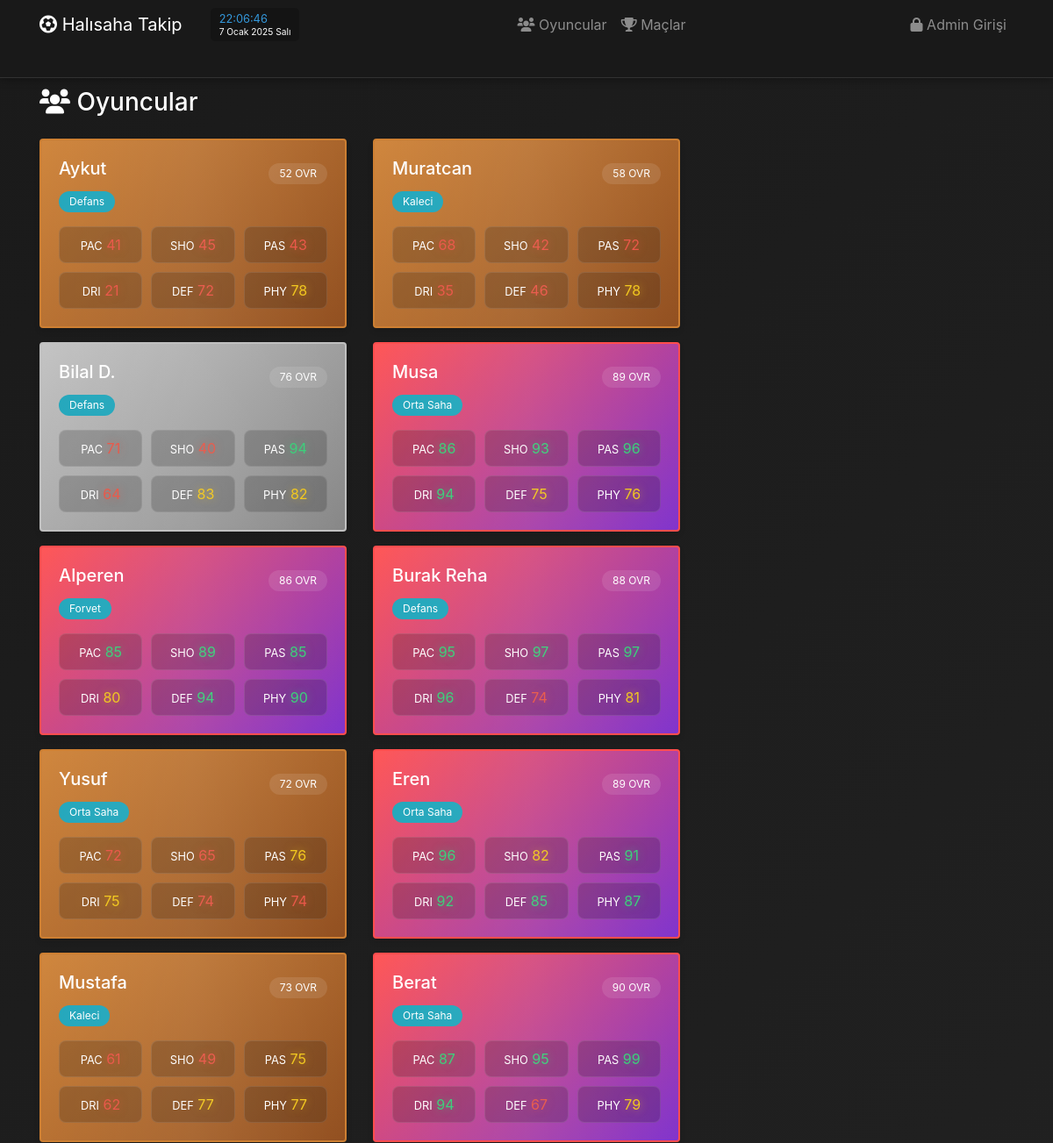
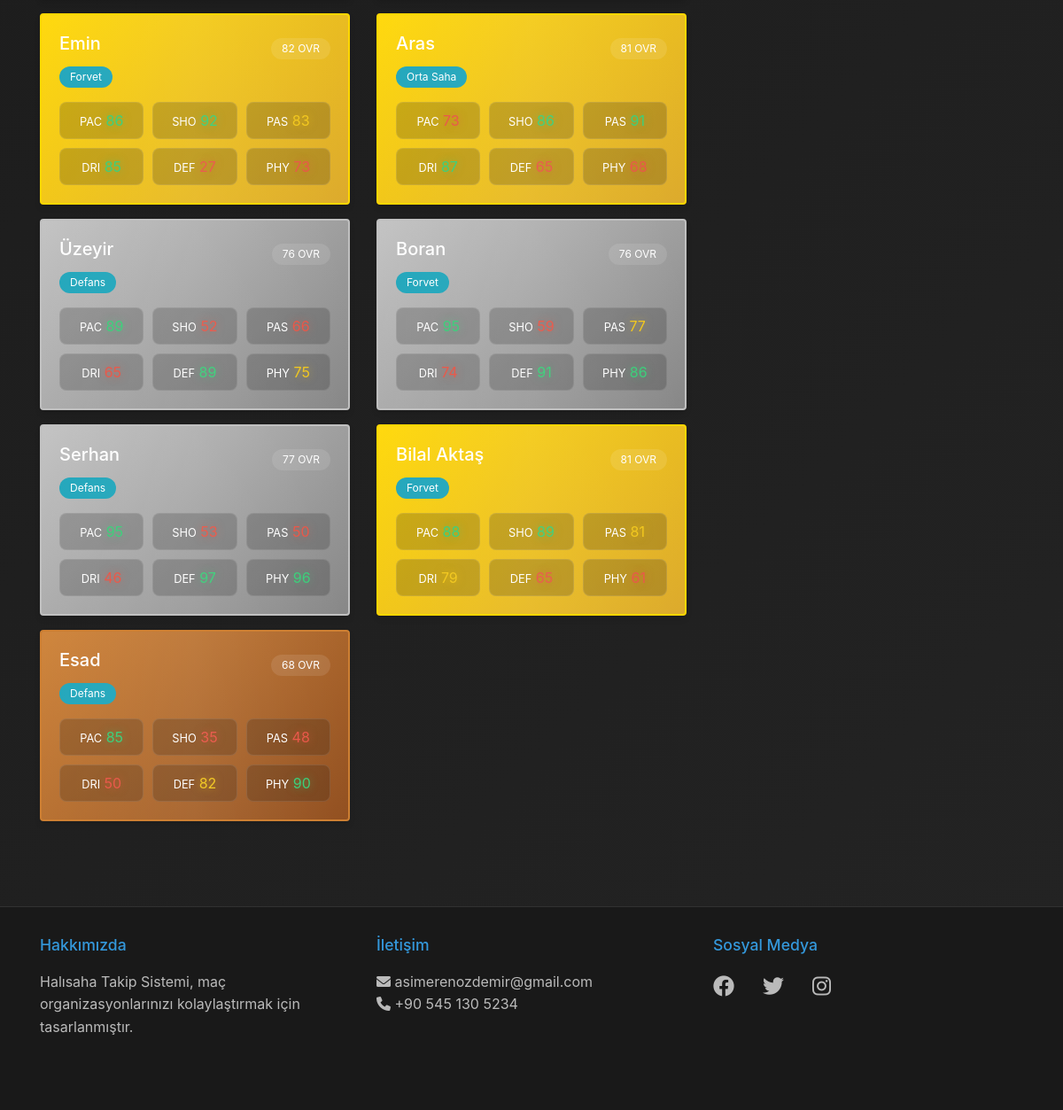
The page /players on the database its author committed (2 pictures, top to bottom).
### models.py (models this page shows)
class Player(db.Model):
    id = db.Column(db.Integer, primary_key=True)
    name = db.Column(db.String(100), nullable=False)
    position = db.Column(db.String(50))
    is_active = db.Column(db.Boolean, default=True)
    pace = db.Column(db.Integer, default=70)  # Hız
    shooting = db.Column(db.Integer, default=70)  # Şut
    passing = db.Column(db.Integer, default=70)  # Pas
    dribbling = db.Column(db.Integer, default=70)  # Dribling
    defending = db.Column(db.Integer, default=70)  # Defans
    physical = db.Column(db.Integer, default=70)  # Fizik
    @property
    def overall(self):
        weights = {
            'Kaleci': {'pace': 0.1, 'shooting': 0, 'passing': 0.2, 'dribbling': 0.1, 'defending': 0.4, 'physical': 0.2},
            'Defans': {'pace': 0.2, 'shooting': 0.1, 'passing': 0.2, 'dribbling': 0.1, 'defending': 0.3, 'physical': 0.1},
            'Orta Saha': {'pace': 0.15, 'shooting': 0.2, 'passing': 0.25, 'dribbling': 0.2, 'defending': 0.1, 'physical': 0.1},
            'Forvet': {'pace': 0.2, 'shooting': 0.3, 'passing': 0.15, 'dribbling': 0.2, 'defending': 0.05, 'physical': 0.1}
        }
        w = weights.get(self.position, weights['Orta Saha'])
        return int(
            self.pace * w['pace'] +
            self.shooting * w['shooting'] +
            self.passing * w['passing'] +
            self.dribbling * w['dribbling'] +
            self.defending * w['defending'] +
            self.physical * w['physical']
        )

### app.py (the view)
@app.route('/players')
def players():
    players = Player.query.filter_by(is_active=True).all()
    return render_template('players.html', players=players)

### app.py (called while the page is built)
@app.context_processor
def utility_processor():
    def get_player_card_class(ovr):
        if ovr >= 85:
            return 'player-special'
        elif ovr >= 80:
            return 'player-gold'
        elif ovr >= 75:
            return 'player-silver'
        else:
            return 'player-bronze'
    return dict(get_player_card_class=get_player_card_class)

def get_translation(key, **kwargs):
    text = translations['tr'].get(key, key)  # Direkt Türkçe çevirileri al
    if kwargs:
        try:
            return text.format(**kwargs)
        except (KeyError, ValueError):
            return text
    return text

@app.context_processor
def utility_processor():
    return dict(translate=get_translation)

@app.context_processor
def inject_language():
    return {
        'current_lang': session.get('lang', 'tr'),
        'available_languages': {
            'tr': 'Türkçe',
            'en': 'English'
        }
    }

@app.before_request
def before_request():
    session['lang'] = 'tr'  # Her zaman Türkçe olacak

### templates/players.html (shortened to what this page needs)
{% extends "base.html" %}
{% block content %}
<div class="row">
    <div class="col-md-8">
        <h3 class="mb-4"><i class="fas fa-users"></i> {{ translate('players') }}</h3>
        <div class="row">
            {% for player in players %}
            <div class="col-md-6 mb-3">
                <div class="card player-card {{ get_player_card_class(player.overall) }}">
                    <a href="{{ url_for('player_profile', id=player.id) }}" class="text-white text-decoration-none">
                        <div class="card-body">
                            <div class="d-flex justify-content-between align-items-center">
                                <h5 class="card-title">{{ player.name }}</h5>
                                <span class="badge badge-light">{{ player.overall }} OVR</span>
                            </div>
                            <p class="card-text">
                                <span class="badge badge-info">{{ player.position }}</span>
                            </p>
                            <div class="stats-grid">
                                <div class="stat-item">
                                    <small>PAC</small>
                                    <span class="stat-value {{ 'high' if player.pace >= 85 else 'medium' if player.pace >= 75 else 'low' }}">
                                        {{ player.pace }}
                                    </span>
                                </div>
                                <div class="stat-item">
                                    <small>SHO</small>
                                    <span class="stat-value {{ 'high' if player.shooting >= 85 else 'medium' if player.shooting >= 75 else 'low' }}">
                                        {{ player.shooting }}
                                    </span>
                                </div>
                                <div class="stat-item">
                                    <small>PAS</small>
                                    <span class="stat-value {{ 'high' if player.passing >= 85 else 'medium' if player.passing >= 75 else 'low' }}">
                                        {{ player.passing }}
                                    </span>
                                </div>
                                <div class="stat-item">
                                    <small>DRI</small>
                                    <span class="stat-value {{ 'high' if player.dribbling >= 85 else 'medium' if player.dribbling >= 75 else 'low' }}">
                                        {{ player.dribbling }}
                                    </span>
                                </div>
                                <div class="stat-item">
                                    <small>DEF</small>
                                    <span class="stat-value {{ 'high' if player.defending >= 85 else 'medium' if player.defending >= 75 else 'low' }}">
                                        {{ player.defending }}
                                    </span>
                                </div>
                                <div class="stat-item">
                                    <small>PHY</small>
                                    <span class="stat-value {{ 'high' if player.physical >= 85 else 'medium' if player.physical >= 75 else 'low' }}">
                                        {{ player.physical }}
                                    </span>
                                </div>
                            </div>
                        </div>
                    </a>
                </div>
            </div>
            {% endfor %}
        </div>
    </div>
</div>
{% endblock %}

### static/css/style.css (style rules this page uses)
:root { --primary-color: #3498db; --secondary-color: #2ecc71; --accent-color: #e74c3c; --bg-gradient: linear-gradient(135deg, #1a1a1a, #2d2d2d, #1a1a1a); --card-gradient: linear-gradient(135deg, rgba(52, 152, 219, 0.1), rgba(46, 204, 113, 0.1)); --text-color: #ffffff; --border-color: rgba(255, 255, 255, 0.1); }
body { background: var(--bg-gradient); background-size: 400% 400%; animation: gradientBG 15s ease infinite; color: var(--text-color); min-height: 100vh; display: flex; flex-direction: column; margin: 0; padding: 0; }
.card { background: var(--card-gradient); border: 1px solid var(--border-color); backdrop-filter: blur(5px); transition: all 0.3s ease; box-shadow: 0 4px 6px rgba(0, 0, 0, 0.1); }
.player-card { position: relative; overflow: hidden; transition: all 0.3s ease; background: linear-gradient(135deg, rgba(0,0,0,0.8), rgba(0,0,0,0.6)); }
.player-card.player-bronze { background: linear-gradient(135deg, #cd7f32 0%, #8B4513 100%); border: 2px solid #cd7f32; }
.player-card.player-silver { background: linear-gradient(135deg, #C0C0C0 0%, #808080 100%); border: 2px solid #C0C0C0; }
.player-card.player-gold { background: linear-gradient(135deg, #FFD700 0%, #DAA520 100%); border: 2px solid #FFD700; }
.player-card.player-special { background: linear-gradient(135deg, #ff4d4d 0%, #7928ca 100%); border: 2px solid #ff4d4d; animation: specialGlow 2s infinite; }
.player-card::before { content: ''; position: absolute; top: -50%; left: -50%; width: 200%; height: 200%; background: linear-gradient( 45deg, transparent, rgba(255, 255, 255, 0.1), transparent ); transform: rotate(45deg); animation: shimmer 3s infinite; }
.stats-grid { display: grid; grid-template-columns: repeat(3, 1fr); gap: 10px; margin-top: 15px; }
.stat-item { background: rgba(0, 0, 0, 0.2); padding: 8px; border-radius: 8px; text-align: center; border: 1px solid var(--border-color); }
.stat-value.high { color: var(--secondary-color); text-shadow: 0 0 10px rgba(46, 204, 113, 0.5); }
.stat-value.medium { color: #f1c40f; text-shadow: 0 0 10px rgba(241, 196, 15, 0.5); }
.stat-value.low { color: var(--accent-color); text-shadow: 0 0 10px rgba(231, 76, 60, 0.5); }
.badge { padding: 6px 12px; border-radius: 20px; font-weight: normal; }
.badge-light { background: rgba(255, 255, 255, 0.1); color: var(--text-color); }

### rows shown on the page
Player: name "Aykut", overall "52", position "Defans", pace "41", shooting "45", passing "43", dribbling "21", defending "72", physical "78"
Player: name "Muratcan", overall "58", position "Kaleci", pace "68", shooting "42", passing "72", dribbling "35", defending "46", physical "78"
Player: name "Bilal D.", overall "76", position "Defans", passing "94", defending "83", physical "82"
Player: name "Musa", overall "89", position "Orta Saha", pace "86", shooting "93", passing "96", dribbling "94", defending "75", physical "76"
Player: name "Alperen", overall "86", position "Forvet", pace "85", shooting "89", passing "85", dribbling "80", defending "94", physical "90"
Player: name "Burak Reha", overall "88", position "Defans", pace "95", shooting "97", passing "97", dribbling "96", defending "74", physical "81"
Player: name "Yusuf", overall "72", position "Orta Saha", pace "72", shooting "65", passing "76", dribbling "75", defending "74", physical "74"
Player: name "Eren", overall "89", position "Orta Saha", pace "96", shooting "82", passing "91", dribbling "92", defending "85", physical "87"
Player: name "Mustafa", overall "73", position "Kaleci", pace "61", shooting "49", passing "75", dribbling "62", defending "77", physical "77"
Player: name "Berat", overall "90", position "Orta Saha", pace "87", shooting "95", passing "99", dribbling "94", defending "67", physical "79"
Player: name "Emin", overall "82", position "Forvet", passing "83", defending "27"
Player: name "Aras", overall "81", position "Orta Saha", pace "73", defending "65"
Player: name "Üzeyir", overall "76", position "Defans", defending "89", physical "75"
Player: name "Boran", overall "76", position "Forvet", passing "77", defending "91", physical "86"
Player: name "Serhan", overall "77", position "Defans", defending "97", physical "96"
Player: name "Bilal Aktaş", overall "81", position "Forvet", passing "81", dribbling "79", defending "65"
Player: name "Esad", overall "68", position "Defans", pace "85", shooting "35", passing "48", dribbling "50", defending "82", physical "90"

### other values the page prints
{{ translate('players') }} "Oyuncular"
{{ translate('matches') }} "Maçlar"
{{ translate('admin_login') }} "Admin Girişi"
{{ translate('about') }} "Hakkımızda"
{{ translate('contact') }} "İletişim"
{{ translate('social_media') }} "Sosyal Medya"
